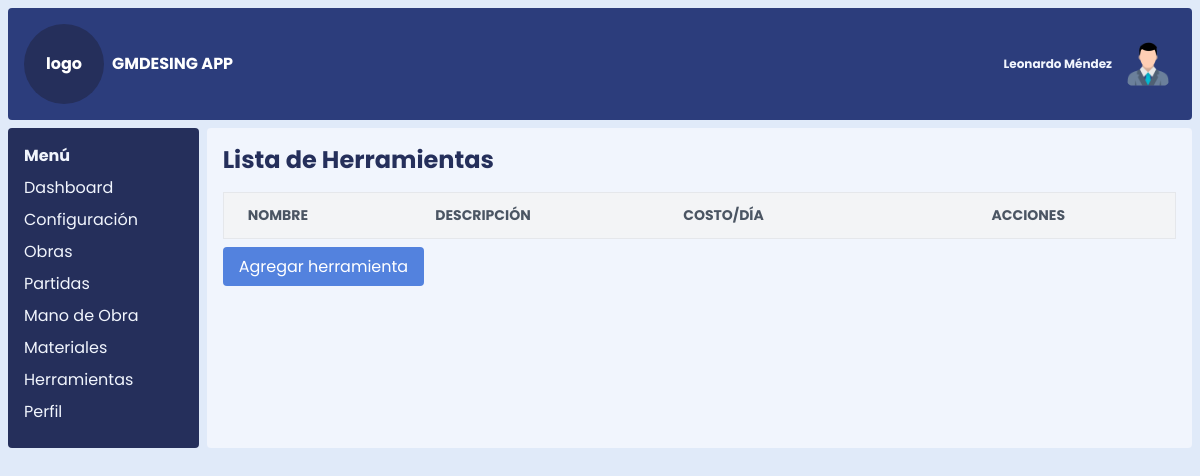
The app's page /herramientas, older data.
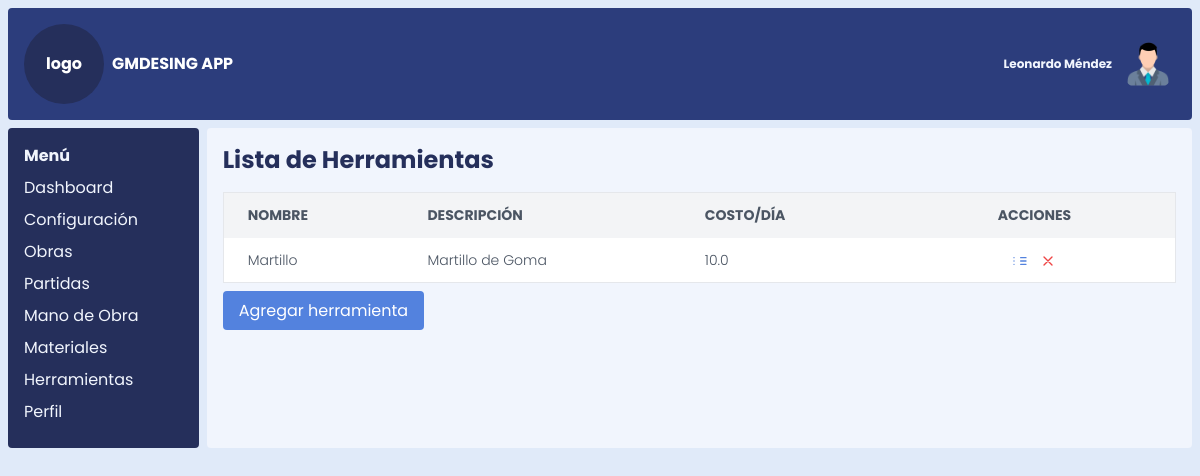
The same page, newer data.
### models.py (models this page shows)
class Herramienta(db.Model):
    __tablename__ = 'herramienta'
    id_herramienta = db.Column(db.Integer, primary_key=True)
    nombre_herramienta = db.Column(db.String(100), nullable=False)
    descripcion_herramienta = db.Column(db.Text)
    costo_alquiler_dia = db.Column(db.Float)

### app.py (the view)
@app.route('/herramientas')
def listar_herramientas():
    herramientas_lista = Herramienta.query.all()
    return render_template('listar_herramientas.html', herramientas_lista=herramientas_lista, datos=datos)

### templates/listar_herramientas.html
{% extends 'index.html' %}
{% block content %}
    <h1 class="text-2xl font-bold mb-4">Lista de Herramientas</h1>
    <div class="overflow-x-auto">
        <table class="min-w-full bg-white border border-gray-200">
            <thead>
                <tr class="bg-gray-100 text-gray-600 uppercase text-sm leading-normal">
                    <th class="py-3 px-6 text-left">Nombre</th>
                    <th class="py-3 px-6 text-left">Descripción</th>
                    <th class="py-3 px-6 text-left">Costo/Día</th>
                    <th class="py-3 px-12 text-center">Acciones</th>
                </tr>
            </thead>
            <tbody class="text-gray-600 text-sm font-light">
                {% for herramienta in herramientas_lista %}
                    <tr class="border-b border-gray-200 hover:bg-gray-100">
                        <td class="py-3 px-6">{{ herramienta.nombre_herramienta }}</td>
                        <td class="py-3 px-6">{{ herramienta.descripcion_herramienta or "Sin descripción" }}</td>
                        <td class="py-3 px-6">{{ herramienta.costo_alquiler_dia or "Sin Costo/Día" }}</td>
                        <td class="py-3 px-6 text-center">
                            <a href="{{ url_for('editar_herramienta', id_herramienta=herramienta.id_herramienta) }}" class="text-blue-500 hover:text-blue-700">
                                <svg xmlns="http://www.w3.org/2000/svg" class="h-4 w-4 inline" fill="none" viewBox="0 0 24 24" stroke="currentColor">
                                    <path stroke-linecap="round" stroke-linejoin="round" stroke-width="2" d="M13 7h8M13 12h8m-8 5h8M3 7h.01M3 12h.01M3 17h.01" />
                                </svg>
                            </a>
                            <a href="{{ url_for('eliminar_herramienta', id_herramienta=herramienta.id_herramienta) }}" class="text-red-500 hover:text-red-700 ml-2">
                                <svg xmlns="http://www.w3.org/2000/svg" class="h-4 w-4 inline" fill="none" viewBox="0 0 24 24" stroke="currentColor">
                                    <path stroke-linecap="round" stroke-linejoin="round" stroke-width="2" d="M6 18L18 6M6 6l12 12" />
                                </svg>
                            </a>
                        </td>
                    </tr>
                {% endfor %}
            </tbody>
        </table>
    </div>
    <div class="mt-4">
        <a href="{{ url_for('crear_herramienta') }}" class="bg-blue-500 text-white px-4 py-2 rounded hover:bg-blue-600">Agregar herramienta</a>
    </div>
{% endblock %}

### templates/index.html (shortened to what this page needs)
{% extends "base.html" %}
{% import 'componentes/nav.html' as nav %}
{% import 'componentes/sidebar.html' as sidebar %}
{% block sidebar %}
    {% set sidebar_items = [
        {"name": "Dashboard", "url": "/dashboard"},
        {"name": "Configuración", "url": "/settings"},
        {"name": "Obras", "url": "/obras"},
        {"name": "Partidas", "url": "/partidas"},
        {"name": "Mano de Obra", "url": "/mano_de_obra"},
        {"name": "Materiales", "url": "/materiales"},
        {"name": "Herramientas", "url": "/herramientas"},
        {"name": "Perfil", "url": "/profile"}
    ] %}
    {{ sidebar.render_sidebar(sidebar_items=sidebar_items, active_route=active_route) }}
{% endblock %}

### templates/base.html (shortened to what this page needs)
<!DOCTYPE html>
<html lang="en">
<head>
    <link rel="stylesheet" href="{{ url_for('static', filename='css/styles.css') }}">
    <link rel="stylesheet" href="{{ url_for('static', filename='css/style.css') }}">
</head>
<body class="base grid grid-cols-12 gap-2 p-2 h-[100vh]">
    <nav class="nav col-span-12 text-white p-4 flex justify-between items-center h-[10vh]">
        <div class="flex justify-start items-center gap-2">
            <div class="flex justify-center items-center w-20 h-20 bg-blue-950 rounded-full">
                <h1>logo</h1>
            </div>
            <h1>{{datos.sistema}}</h1>
        </div>
        <div class="flex justify-end items-center gap-2">
            <h3>{{datos.usuario}}</h3>
            <img class="rounded-full hidden md:block w-14" bg-black src="/static/img/perfil.png" alt="">
        </div>
    </nav>
    <aside id="sidebar" class="aside col-span-2 h[90vh] p-4 hidden md:block md:col-span-2">
        {% block sidebar %}{% endblock %}
    </aside>
    <main class="content col-span-12 md:col-span-10 h-[90vh] p-4 overflow-y-auto scroll-hidden">
        {% block content %}{% endblock %}
    </main>
</body>
</html>

### templates/componentes/sidebar.html
{% macro render_sidebar(sidebar_items, active_route) %}
<div class="sidebar">
    <h2 class="font-bold">Menú</h2>
    <ul class="mt-2">
        {% for item in sidebar_items %}
            <li class="my-2">
                <a href="{{ item.url }}" class="{% if item.url == active_route %}text-blue-800 font-semibold{% else %}text-blue-50{% endif %}">
                    {{ item.name }}
                </a>
            </li>
        {% endfor %}
    </ul>
</div>
{% endmacro %}

### static/css/style.css (style rules this page uses)
.scroll-hidden { overflow-y: scroll; }

Row changes from the older to the newer data that the page shows:
added Herramienta: nombre_herramienta "Martillo", descripcion_herramienta "Martillo de Goma", costo_alquiler_dia "10.0"
